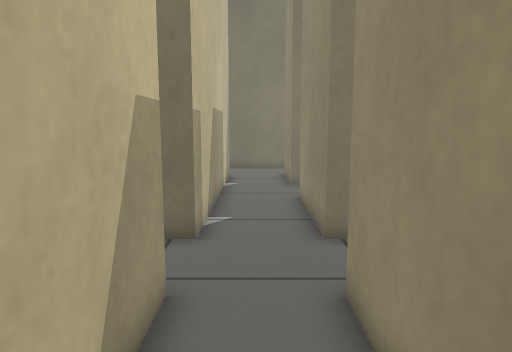
view 1 (above)

17 first-person views from a walk through a robot-simulator world made for Gazebo. The camera is 0.66 m above the floor, tilts 8° down and sees 70° across. The floor is counted in squares, 0.25 m on a side. Each view is taken from the middle of a square. On the plan, view 1 faces up. The plan holds only what a view shows up to about 20 squares ahead; the rest is blank.

view 2
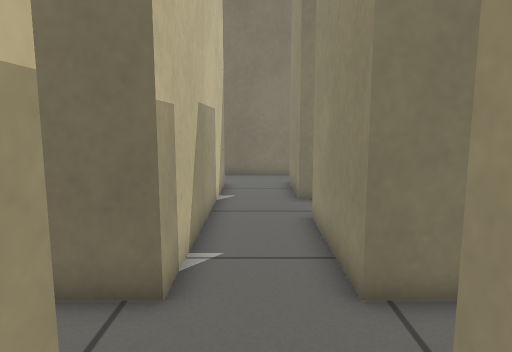

view 3
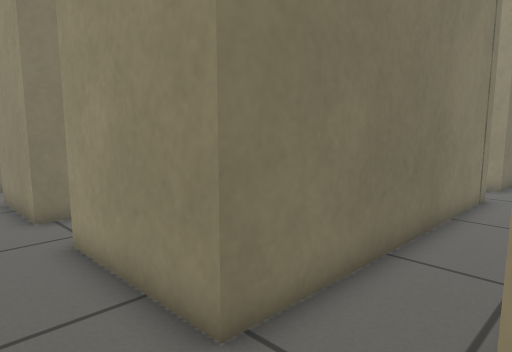

view 4
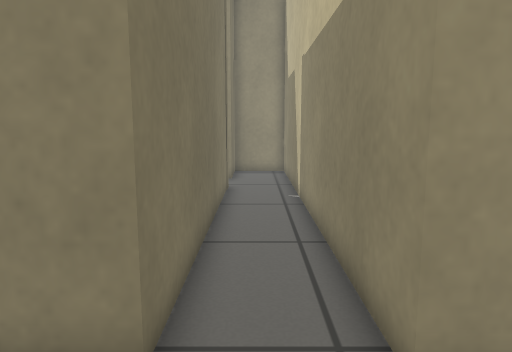

view 5
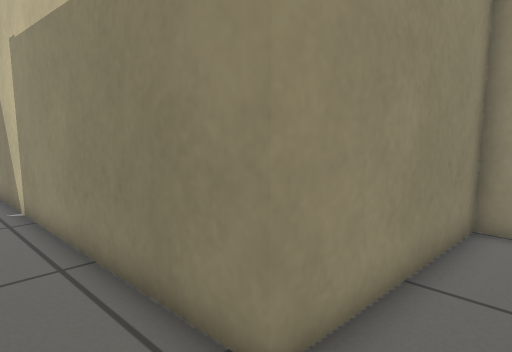

view 6
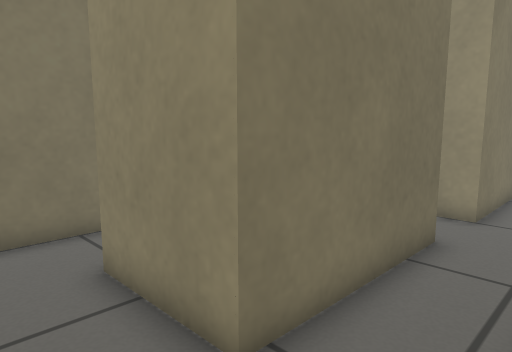

view 7
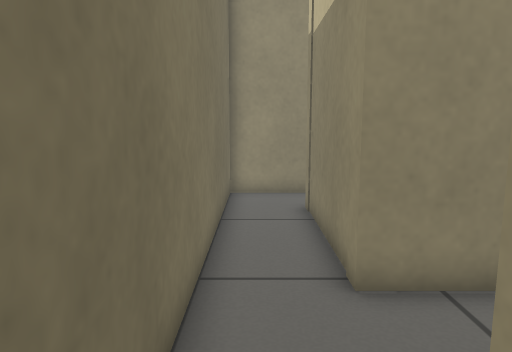

view 8
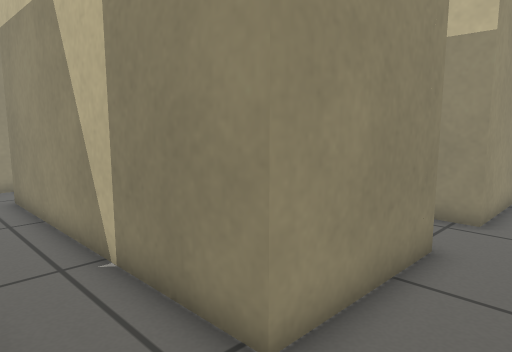

view 9
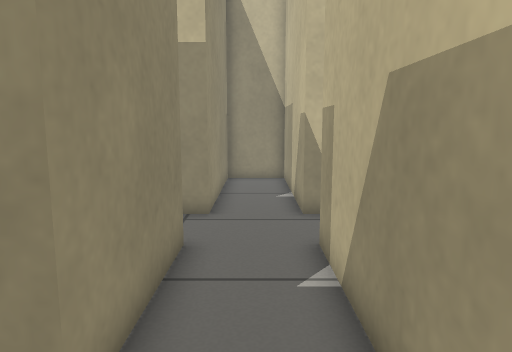

view 10
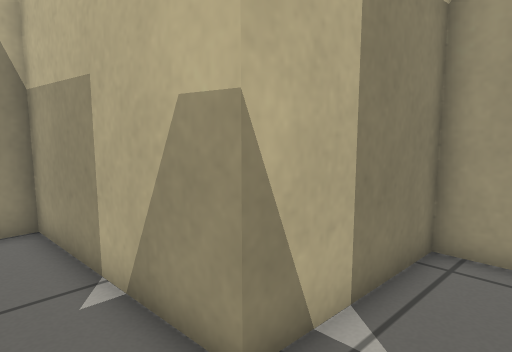

view 11
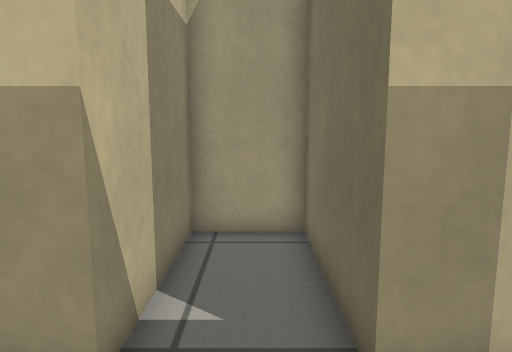

view 12
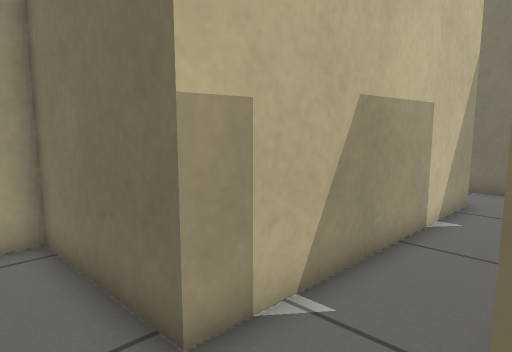

view 13
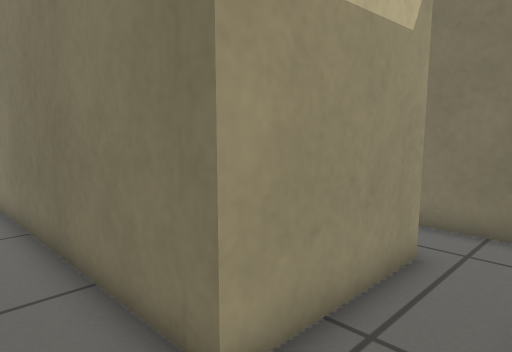

view 14
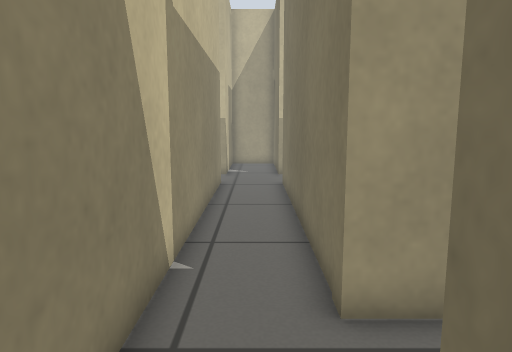

view 15
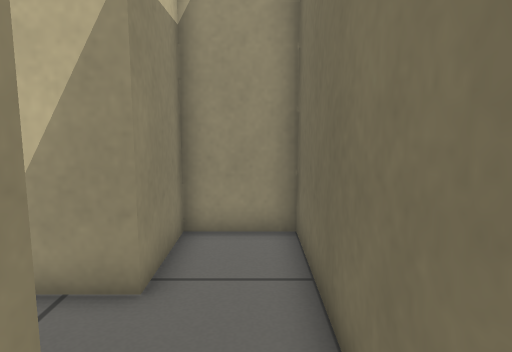

view 16
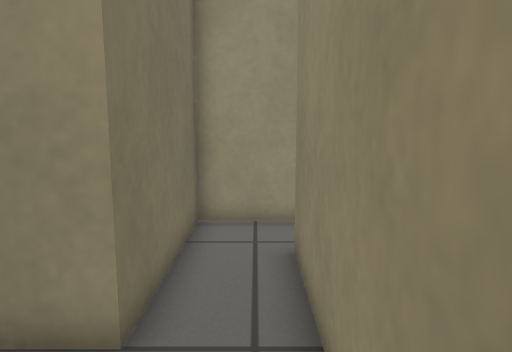

view 17
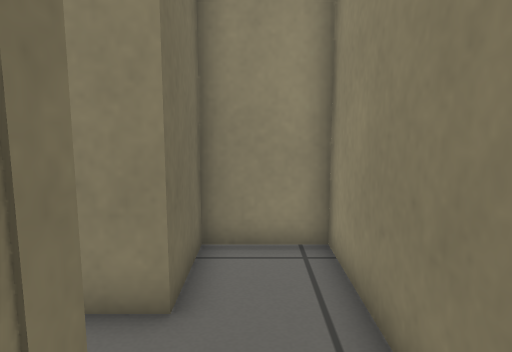

### Floor plan
Points are (right, up) in squares from view 1. A wall is a line through its corners. A room is listed if a view was taken in it or the views show most of it. See-through windows are left out.
Room 1 (views 1, 2, 3, 4, 5, 6, 7, 8, 9, 10, 11, 12, 13, 14, 15, 16, 17)
walls: (7.6, 15.8) (1.6, 15.8) (1.6, 19.4) (7.6, 19.4); (1.6, 13.2) (13.3, 13.2) (13.3, 8.2) (1.6, 8.2) (1.6, 13.2); (10, 19) (10, 22) (-4.8, 22) (-4.8, 19.2) (-1.4, 19.2) (-1.4, 8.2) (-6.8, 8.2) (-6.8, 5.4) (-1.4, 5.4) (-1.4, -2) (1.4, -2) (1.4, 5.4) (18.8, 5.4) (18.8, 8.2) (15.8, 8.2) (15.8, 9.5); (15.8, 12.6) (15.8, 15.6) (10, 15.6) (10, 17.1)

Positions as (right, up) in squares from view 1, and headings:
1: (0, 0), facing up
2: (0, 3), facing up
3: (-1, 5), facing up-right
4: (-2, 7), facing right
5: (-1, 8), facing down-right
6: (-1, 13), facing up-right
7: (-4, 21), facing right
8: (-1, 16), facing down-right
9: (0, 16), facing down
10: (1, 8), facing down-left
11: (2, 7), facing left
12: (2, 6), facing up-left
13: (16, 6), facing up-left
14: (18, 7), facing left
15: (4, 21), facing left
16: (6, 14), facing right
17: (11, 7), facing right
